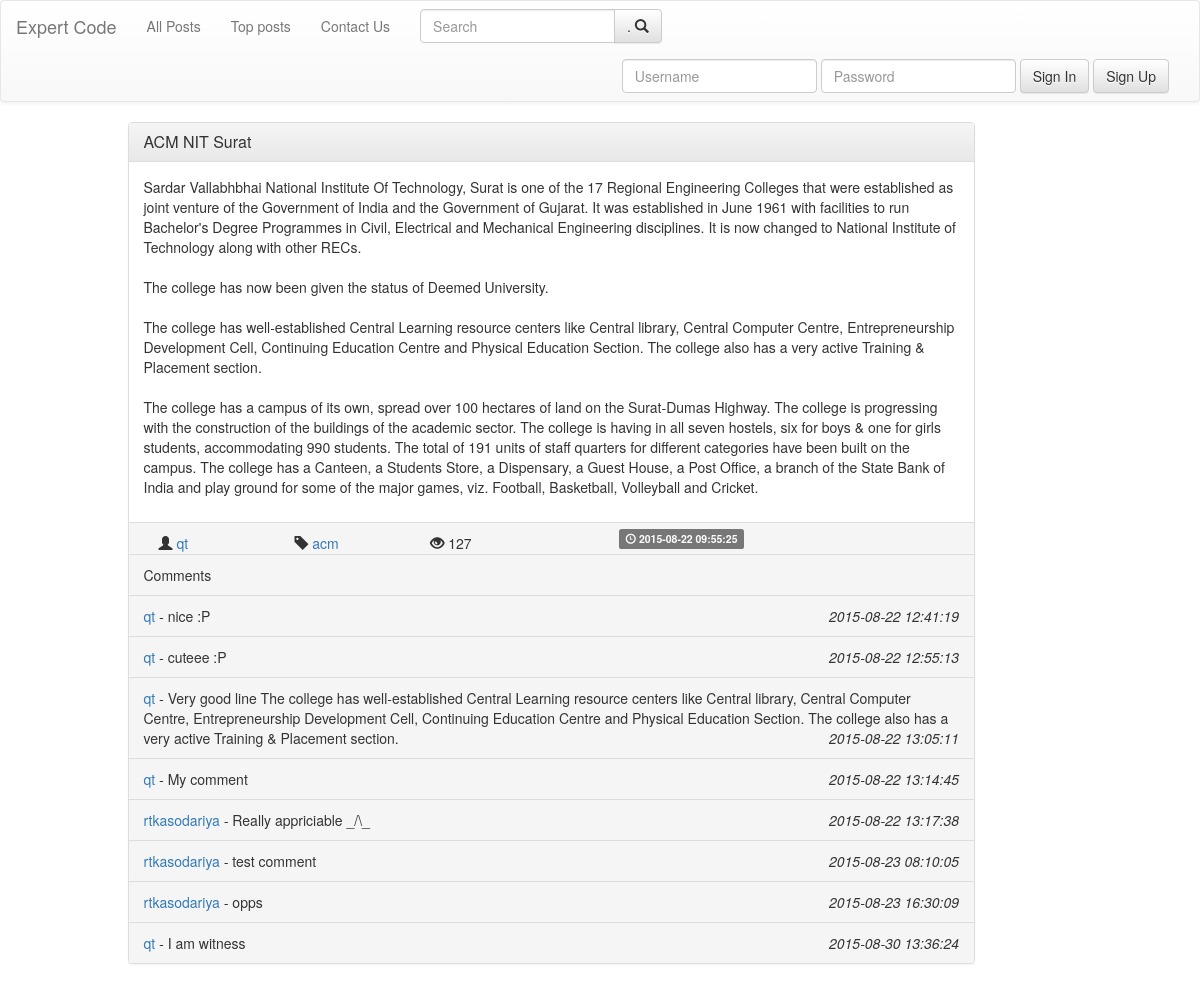
The app's page /10-blog/posts/view_post.php?id=6 with its own data.
### tables this page shows
CREATE TABLE IF NOT EXISTS `posts` (
  `post_id` int(11) NOT NULL,
  `post_title` varchar(200) NOT NULL,
  `post_desc` varchar(10000) NOT NULL,
  `post_time` timestamp NOT NULL DEFAULT CURRENT_TIMESTAMP ON UPDATE CURRENT_TIMESTAMP,
  `post_tag` varchar(40) NOT NULL,
  `post_author` varchar(40) NOT NULL
);

CREATE TABLE IF NOT EXISTS `user_post` (
  `post_author` varchar(40) NOT NULL,
  `post_id` int(11) NOT NULL,
  `post_likes` int(11) NOT NULL DEFAULT '0',
  `post_dislikes` int(11) NOT NULL,
  `post_comments` int(11) NOT NULL DEFAULT '0',
  `post_views` int(11) NOT NULL DEFAULT '0'
);

CREATE TABLE IF NOT EXISTS `comments` (
  `post_id` int(11) NOT NULL,
  `comment_id` int(11) NOT NULL,
  `comment_desc` varchar(500) NOT NULL,
  `comment_author` varchar(500) NOT NULL,
  `commentTime` timestamp NOT NULL DEFAULT CURRENT_TIMESTAMP ON UPDATE CURRENT_TIMESTAMP
);

### 10-blog/include/total_views.php (called while the page is built, shortened)
<?php
function increment_views($id , $author) {
  include("../db/dbconnect.php");
  $query="SELECT * FROM user_post WHERE post_id='$id' ";
  $result=mysqli_query($conn , $query);
  if($result==true) {
      if(mysqli_num_rows($result) == 1) {
          while($row = mysqli_fetch_assoc($result)) {
              $views=$row['post_views'];
              $views = $views + 1;
              $query="UPDATE user_post SET post_views='$views'  WHERE post_id='$id'";
              $res=mysqli_query($conn , $query);
              return $row['post_views'];
          }
      }
  } else {
      echo "Failed to load views";
  }
}
return 0;
?>

### 10-blog/include/frame_comment.php (the view)
<div class="panel-footer">
      <span>
            <a href=<?php echo "../users/profile.php?user=" . $comment['comment_author']; ?>>
                <?php echo $comment['comment_author']; ?>
            </a>
            <i>-</i>
          <?php echo $comment['comment_desc']; ?>
      </span>
    <span>
          <span class="pull-right"><i><?php echo $comment['commentTime']; ?></i></span>
      </span>
</div>

### 10-blog/include/frame_post.php (shortened to what this page needs)
<?php
	include_once("bootstrap_cdn.php");
?>
<div class="container">
		<div class="row">
			<div class="col-md-9 col-md-offset-1">
			<div class="panel panel-default">
		  		<div class="panel-heading">
		    		<h3 class="panel-title">
		    			<a href=<?php echo "view_post.php?id="; echo $id; ?> ><?php echo $title; ?></a>
		    		</h3>
		  		</div>
		  		<div class="panel-body">
						<?php
							echo $desc;
		    		?>
		  		</div>
		  		<div class="panel-footer">
						<span class="col-sm-2">
				  			<span class="glyphicon glyphicon-user" aria-hidden="true"></span>
				  			<a href=<?php echo "../users/profile.php?user="; echo $author; ?> >
										<?php echo $author?>
				  			</a>
					</span>
					<span class="col-sm-2">
							<span class="glyphicon glyphicon-tag" aria-hidden="true"></span>
			  			<a href=<?php echo "view_post.php?tags="; echo $tags; ?> >
									<?php echo $tags;?>
			  			</a>
					</span>
						<span class="col-sm-3">
							<?php
								 if(isset($views)) {
									 echo "<span class='glyphicon glyphicon-eye-open' aria-hidden='true'></span>"." ".$views;
								 }
							?>
						</span>
		  			<span class="label label-default">
							<span class="glyphicon glyphicon-time" aria-hidden="true"></span> <?php echo $time ?>
						</span>
		  		</div>
			<?php
					if(isset($_REQUEST['id'])) {
							include("../posts/comments.php");
					}
			?>
			</div>
		</div>
		</div>
</div>

### 10-blog/posts/comments.php
<?php
$query = "SELECT * FROM comments WHERE post_id='$id'  ";
$result = mysqli_query($conn, $query);
if ($result) {
    echo "
        <div class='panel-footer'>Comments</div>";
    if (mysqli_num_rows($result) > 0) {
        while ($comment = mysqli_fetch_assoc($result)) {
            include("../include/frame_comment.php");
        }
    }
} else {
    echo "Query failed";
}
?>

### records on screen
posts: post_title "ACM NIT Surat", post_desc "Sardar Vallabhbhai National Institute Of Technology, Surat is one of the 17 Regional Engineering Colleges that were established as joint venture of the Government of India and the Government of Gujarat. It was established in June 1961 with facilities to run Bachelor's Degree Programmes in Civil, Electrical and Mechanical Engineering disciplines. It is now changed to National Institute of Technology along with other RECs. The college has now been given the status of Deemed University. The college has well-established Central Learning resource centers like Central library, Central Computer Centre, Entrepreneurship Development Cell, Continuing Education Centre and Physical Education Section.…", post_author "qt", post_tag "acm", views "127", post_time "2015-08-22 09:55:25"
comments: comment_author "qt", comment_desc "nice :P", commentTime "2015-08-22 12:41:19"
comments: comment_author "qt", comment_desc "cuteee :P", commentTime "2015-08-22 12:55:13"
comments: comment_author "qt", comment_desc "Very good line The college has well-established Central Learning resource centers like Central library, Central Computer Centre, Entrepreneurship Development Cell, Continuing Education Centre and Physical Education Section. The college also has a very active Training & Placement section.", commentTime "2015-08-22 13:05:11"
comments: comment_author "qt", comment_desc "My comment", commentTime "2015-08-22 13:14:45"
comments: comment_author "rtkasodariya", comment_desc "Really appriciable _/\\_", commentTime "2015-08-22 13:17:38"
comments: comment_author "rtkasodariya", comment_desc "test comment", commentTime "2015-08-23 08:10:05"
comments: comment_author "rtkasodariya", comment_desc "opps", commentTime "2015-08-23 16:30:09"
comments: comment_author "qt", comment_desc "I am witness", commentTime "2015-08-30 13:36:24"
